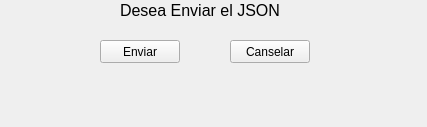
<?xml version="1.0" encoding="UTF-8"?>
<ui version="4.0">
 <class>JSON</class>
 <widget class="QMainWindow" name="JSON">
  <property name="geometry">
   <rect>
    <x>0</x>
    <y>0</y>
    <width>427</width>
    <height>127</height>
   </rect>
  </property>
  <property name="windowTitle">
   <string>Enviar JSON</string>
  </property>
  <widget class="QWidget" name="centralwidget">
   <widget class="QLabel" name="label">
    <property name="geometry">
     <rect>
      <x>120</x>
      <y>0</y>
      <width>181</width>
      <height>21</height>
     </rect>
    </property>
    <property name="font">
     <font>
      <pointsize>12</pointsize>
     </font>
    </property>
    <property name="text">
     <string>Desea Enviar el JSON</string>
    </property>
   </widget>
   <widget class="QPushButton" name="pushButton">
    <property name="geometry">
     <rect>
      <x>100</x>
      <y>40</y>
      <width>80</width>
      <height>23</height>
     </rect>
    </property>
    <property name="text">
     <string>Enviar</string>
    </property>
   </widget>
   <widget class="QPushButton" name="pushButton_2">
    <property name="geometry">
     <rect>
      <x>230</x>
      <y>40</y>
      <width>80</width>
      <height>23</height>
     </rect>
    </property>
    <property name="text">
     <string>Canselar</string>
    </property>
   </widget>
  </widget>
  <widget class="QMenuBar" name="menubar">
   <property name="geometry">
    <rect>
     <x>0</x>
     <y>0</y>
     <width>427</width>
     <height>20</height>
    </rect>
   </property>
  </widget>
 </widget>
 <resources/>
 <connections/>
</ui>
